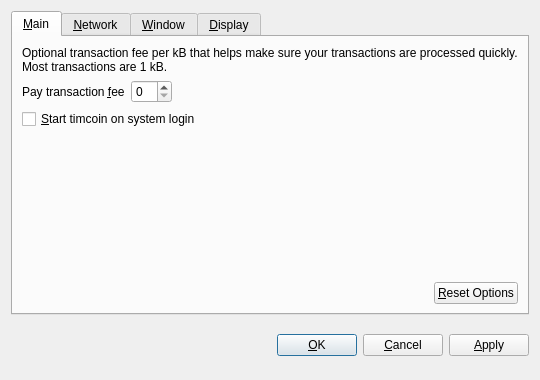
<?xml version="1.0" encoding="UTF-8"?>
<ui version="4.0">
 <class>OptionsDialog</class>
 <widget class="QDialog" name="OptionsDialog">
  <property name="geometry">
   <rect>
    <x>0</x>
    <y>0</y>
    <width>540</width>
    <height>380</height>
   </rect>
  </property>
  <property name="windowTitle">
   <string>Options</string>
  </property>
  <property name="modal">
   <bool>true</bool>
  </property>
  <layout class="QVBoxLayout" name="verticalLayout">
   <item>
    <widget class="QTabWidget" name="tabWidget">
     <property name="tabPosition">
      <enum>QTabWidget::North</enum>
     </property>
     <property name="currentIndex">
      <number>0</number>
     </property>
     <widget class="QWidget" name="tabMain">
      <attribute name="title">
       <string>&amp;Main</string>
      </attribute>
      <layout class="QVBoxLayout" name="verticalLayout_Main">
       <item>
        <widget class="QLabel" name="transactionFeeInfoLabel">
         <property name="text">
          <string>Optional transaction fee per kB that helps make sure your transactions are processed quickly. Most transactions are 1 kB.</string>
         </property>
         <property name="textFormat">
          <enum>Qt::PlainText</enum>
         </property>
         <property name="wordWrap">
          <bool>true</bool>
         </property>
        </widget>
       </item>
       <item>
        <layout class="QHBoxLayout" name="horizontalLayout_1_Main">
         <item>
          <widget class="QLabel" name="transactionFeeLabel">
           <property name="text">
            <string>Pay transaction &amp;fee</string>
           </property>
           <property name="textFormat">
            <enum>Qt::PlainText</enum>
           </property>
           <property name="buddy">
            <cstring>transactionFee</cstring>
           </property>
          </widget>
         </item>
         <item>
          <widget class="BitcoinAmountField" name="transactionFee"/>
         </item>
         <item>
          <spacer name="horizontalSpacer_1_Main">
           <property name="orientation">
            <enum>Qt::Horizontal</enum>
           </property>
           <property name="sizeHint" stdset="0">
            <size>
             <width>40</width>
             <height>20</height>
            </size>
           </property>
          </spacer>
         </item>
        </layout>
       </item>
       <item>
        <widget class="QCheckBox" name="bitcoinAtStartup">
         <property name="toolTip">
          <string>Automatically start timcoin after logging in to the system.</string>
         </property>
         <property name="text">
          <string>&amp;Start timcoin on system login</string>
         </property>
        </widget>
       </item>
       <item>
        <spacer name="verticalSpacer_Main">
         <property name="orientation">
          <enum>Qt::Vertical</enum>
         </property>
         <property name="sizeHint" stdset="0">
          <size>
           <width>20</width>
           <height>40</height>
          </size>
         </property>
        </spacer>
       </item>
       <item>
        <layout class="QHBoxLayout" name="horizontalLayout_2_Main">
         <item>
          <spacer name="horizontalSpacer_2_Main">
           <property name="orientation">
            <enum>Qt::Horizontal</enum>
           </property>
           <property name="sizeHint" stdset="0">
            <size>
             <width>40</width>
             <height>20</height>
            </size>
           </property>
          </spacer>
         </item>
         <item>
          <widget class="QPushButton" name="resetButton">
           <property name="toolTip">
            <string>Reset all client options to default.</string>
           </property>
           <property name="text">
            <string>&amp;Reset Options</string>
           </property>
           <property name="autoDefault">
            <bool>false</bool>
           </property>
          </widget>
         </item>
        </layout>
       </item>
      </layout>
     </widget>
     <widget class="QWidget" name="tabNetwork">
      <attribute name="title">
       <string>&amp;Network</string>
      </attribute>
      <layout class="QVBoxLayout" name="verticalLayout_Network">
       <item>
        <widget class="QCheckBox" name="mapPortUpnp">
         <property name="toolTip">
          <string>Automatically open the timcoin client port on the router. This only works when your router supports UPnP and it is enabled.</string>
         </property>
         <property name="text">
          <string>Map port using &amp;UPnP</string>
         </property>
        </widget>
       </item>
       <item>
        <widget class="QCheckBox" name="connectSocks">
         <property name="toolTip">
          <string>Connect to the timcoin network through a SOCKS proxy (e.g. when connecting through Tor).</string>
         </property>
         <property name="text">
          <string>&amp;Connect through SOCKS proxy:</string>
         </property>
        </widget>
       </item>
       <item>
        <layout class="QHBoxLayout" name="horizontalLayout_Network">
         <item>
          <widget class="QLabel" name="proxyIpLabel">
           <property name="text">
            <string>Proxy &amp;IP:</string>
           </property>
           <property name="textFormat">
            <enum>Qt::PlainText</enum>
           </property>
           <property name="buddy">
            <cstring>proxyIp</cstring>
           </property>
          </widget>
         </item>
         <item>
          <widget class="QValidatedLineEdit" name="proxyIp">
           <property name="maximumSize">
            <size>
             <width>140</width>
             <height>16777215</height>
            </size>
           </property>
           <property name="toolTip">
            <string>IP address of the proxy (e.g. 127.0.0.1)</string>
           </property>
          </widget>
         </item>
         <item>
          <widget class="QLabel" name="proxyPortLabel">
           <property name="text">
            <string>&amp;Port:</string>
           </property>
           <property name="textFormat">
            <enum>Qt::PlainText</enum>
           </property>
           <property name="buddy">
            <cstring>proxyPort</cstring>
           </property>
          </widget>
         </item>
         <item>
          <widget class="QLineEdit" name="proxyPort">
           <property name="maximumSize">
            <size>
             <width>55</width>
             <height>16777215</height>
            </size>
           </property>
           <property name="toolTip">
            <string>Port of the proxy (e.g. 9050)</string>
           </property>
          </widget>
         </item>
         <item>
          <widget class="QLabel" name="socksVersionLabel">
           <property name="text">
            <string>SOCKS &amp;Version:</string>
           </property>
           <property name="textFormat">
            <enum>Qt::PlainText</enum>
           </property>
           <property name="buddy">
            <cstring>socksVersion</cstring>
           </property>
          </widget>
         </item>
         <item>
          <widget class="QValueComboBox" name="socksVersion">
           <property name="toolTip">
            <string>SOCKS version of the proxy (e.g. 5)</string>
           </property>
          </widget>
         </item>
         <item>
          <spacer name="horizontalSpacer_Network">
           <property name="orientation">
            <enum>Qt::Horizontal</enum>
           </property>
           <property name="sizeHint" stdset="0">
            <size>
             <width>40</width>
             <height>20</height>
            </size>
           </property>
          </spacer>
         </item>
        </layout>
       </item>
       <item>
        <spacer name="verticalSpacer_Network">
         <property name="orientation">
          <enum>Qt::Vertical</enum>
         </property>
         <property name="sizeHint" stdset="0">
          <size>
           <width>20</width>
           <height>40</height>
          </size>
         </property>
        </spacer>
       </item>
      </layout>
     </widget>
     <widget class="QWidget" name="tabWindow">
      <attribute name="title">
       <string>&amp;Window</string>
      </attribute>
      <layout class="QVBoxLayout" name="verticalLayout_Window">
       <item>
        <widget class="QCheckBox" name="minimizeToTray">
         <property name="toolTip">
          <string>Show only a tray icon after minimizing the window.</string>
         </property>
         <property name="text">
          <string>&amp;Minimize to the tray instead of the taskbar</string>
         </property>
        </widget>
       </item>
       <item>
        <widget class="QCheckBox" name="minimizeOnClose">
         <property name="toolTip">
          <string>Minimize instead of exit the application when the window is closed. When this option is enabled, the application will be closed only after selecting Quit in the menu.</string>
         </property>
         <property name="text">
          <string>M&amp;inimize on close</string>
         </property>
        </widget>
       </item>
       <item>
        <spacer name="verticalSpacer_Window">
         <property name="orientation">
          <enum>Qt::Vertical</enum>
         </property>
         <property name="sizeHint" stdset="0">
          <size>
           <width>20</width>
           <height>40</height>
          </size>
         </property>
        </spacer>
       </item>
      </layout>
     </widget>
     <widget class="QWidget" name="tabDisplay">
      <attribute name="title">
       <string>&amp;Display</string>
      </attribute>
      <layout class="QVBoxLayout" name="verticalLayout_Display">
       <item>
        <layout class="QHBoxLayout" name="horizontalLayout_1_Display">
         <item>
          <widget class="QLabel" name="langLabel">
           <property name="text">
            <string>User Interface &amp;language:</string>
           </property>
           <property name="textFormat">
            <enum>Qt::PlainText</enum>
           </property>
           <property name="buddy">
            <cstring>lang</cstring>
           </property>
          </widget>
         </item>
         <item>
          <widget class="QValueComboBox" name="lang">
           <property name="toolTip">
            <string>The user interface language can be set here. This setting will take effect after restarting timcoin.</string>
           </property>
          </widget>
         </item>
        </layout>
       </item>
       <item>
        <layout class="QHBoxLayout" name="horizontalLayout_2_Display">
         <item>
          <widget class="QLabel" name="unitLabel">
           <property name="text">
            <string>&amp;Unit to show amounts in:</string>
           </property>
           <property name="textFormat">
            <enum>Qt::PlainText</enum>
           </property>
           <property name="buddy">
            <cstring>unit</cstring>
           </property>
          </widget>
         </item>
         <item>
          <widget class="QValueComboBox" name="unit">
           <property name="toolTip">
            <string>Choose the default subdivision unit to show in the interface and when sending coins.</string>
           </property>
          </widget>
         </item>
        </layout>
       </item>
       <item>
        <widget class="QCheckBox" name="displayAddresses">
         <property name="toolTip">
          <string>Whether to show timcoin addresses in the transaction list or not.</string>
         </property>
         <property name="text">
          <string>&amp;Display addresses in transaction list</string>
         </property>
        </widget>
       </item>
       <item>
        <widget class="QCheckBox" name="coinControlFeatures">
         <property name="toolTip">
          <string>Whether to show coin control features or not.</string>
         </property>
         <property name="text">
          <string>Display coin &amp;control features (experts only!)</string>
         </property>
        </widget>
       </item>
       <item>
        <spacer name="verticalSpacer_Display">
         <property name="orientation">
          <enum>Qt::Vertical</enum>
         </property>
         <property name="sizeHint" stdset="0">
          <size>
           <width>20</width>
           <height>40</height>
          </size>
         </property>
        </spacer>
       </item>
      </layout>
     </widget>
    </widget>
   </item>
   <item>
    <layout class="QHBoxLayout" name="horizontalLayout_Buttons">
     <item>
      <spacer name="horizontalSpacer_1">
       <property name="orientation">
        <enum>Qt::Horizontal</enum>
       </property>
       <property name="sizeHint" stdset="0">
        <size>
         <width>40</width>
         <height>48</height>
        </size>
       </property>
      </spacer>
     </item>
     <item>
      <widget class="QLabel" name="statusLabel">
       <property name="font">
        <font>
         <weight>75</weight>
         <bold>true</bold>
        </font>
       </property>
       <property name="text">
        <string/>
       </property>
       <property name="textFormat">
        <enum>Qt::PlainText</enum>
       </property>
       <property name="wordWrap">
        <bool>true</bool>
       </property>
      </widget>
     </item>
     <item>
      <spacer name="horizontalSpacer_2">
       <property name="orientation">
        <enum>Qt::Horizontal</enum>
       </property>
       <property name="sizeHint" stdset="0">
        <size>
         <width>40</width>
         <height>48</height>
        </size>
       </property>
      </spacer>
     </item>
     <item>
      <widget class="QPushButton" name="okButton">
       <property name="text">
        <string>&amp;OK</string>
       </property>
      </widget>
     </item>
     <item>
      <widget class="QPushButton" name="cancelButton">
       <property name="text">
        <string>&amp;Cancel</string>
       </property>
       <property name="autoDefault">
        <bool>false</bool>
       </property>
      </widget>
     </item>
     <item>
      <widget class="QPushButton" name="applyButton">
       <property name="text">
        <string>&amp;Apply</string>
       </property>
       <property name="autoDefault">
        <bool>false</bool>
       </property>
      </widget>
     </item>
    </layout>
   </item>
  </layout>
 </widget>
 <customwidgets>
  <customwidget>
   <class>BitcoinAmountField</class>
   <extends>QSpinBox</extends>
   <header>bitcoinamountfield.h</header>
  </customwidget>
  <customwidget>
   <class>QValueComboBox</class>
   <extends>QComboBox</extends>
   <header>qvaluecombobox.h</header>
  </customwidget>
  <customwidget>
   <class>QValidatedLineEdit</class>
   <extends>QLineEdit</extends>
   <header>qvalidatedlineedit.h</header>
  </customwidget>
 </customwidgets>
 <resources/>
 <connections/>
</ui>
